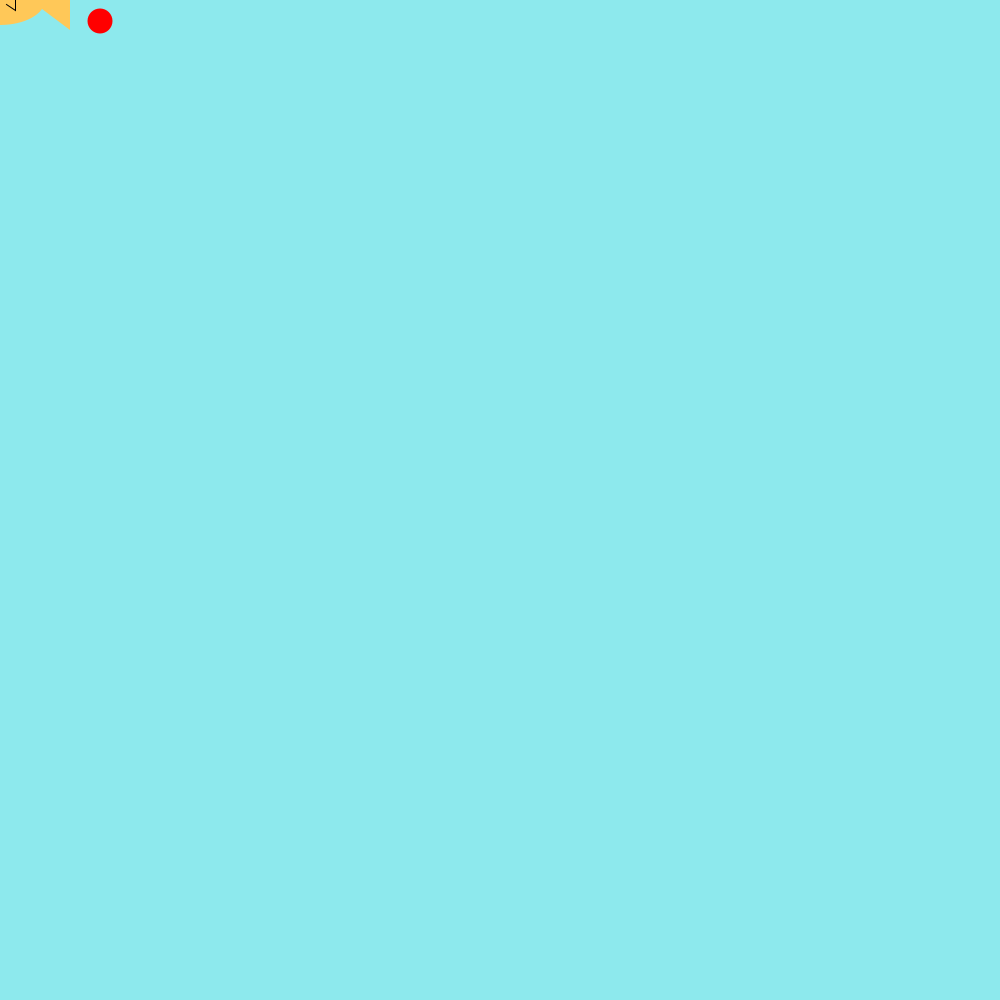
Frame 1 (no input)
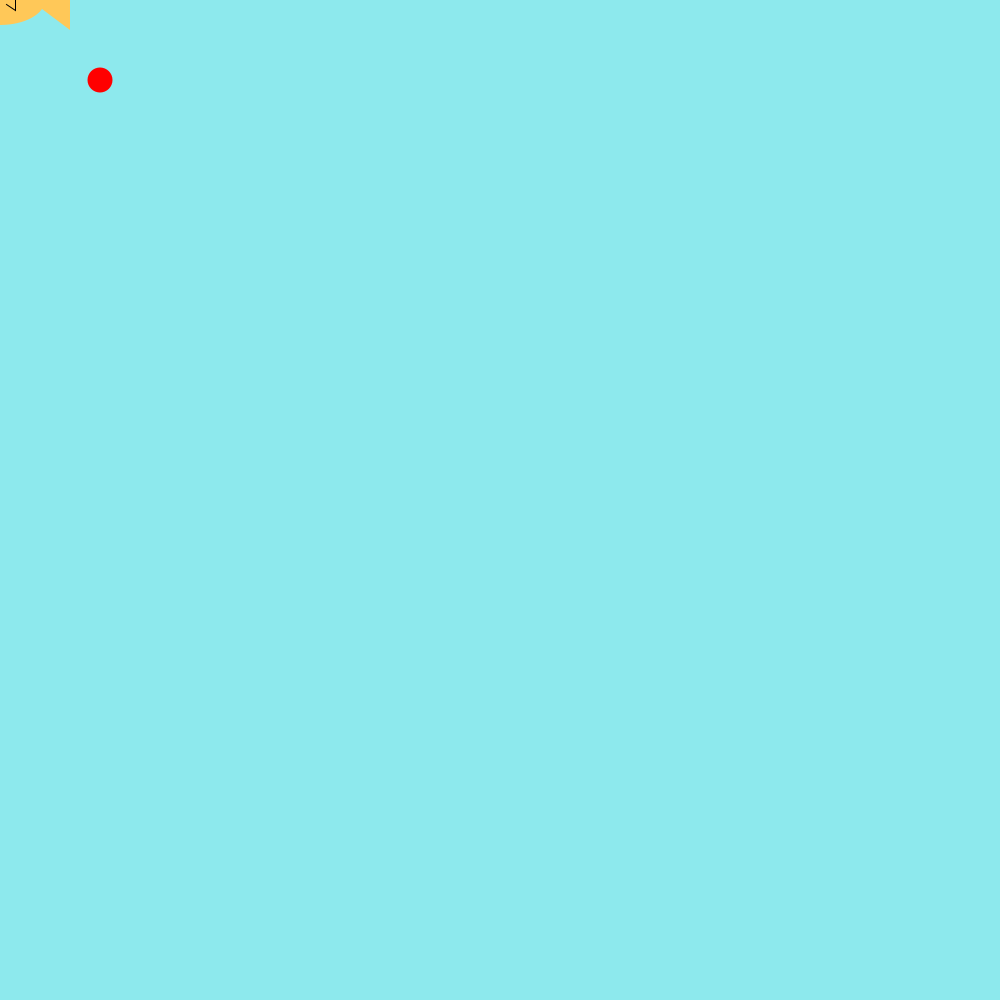
Frame 60 (the mouse pressed at the canvas centre just before this capture)
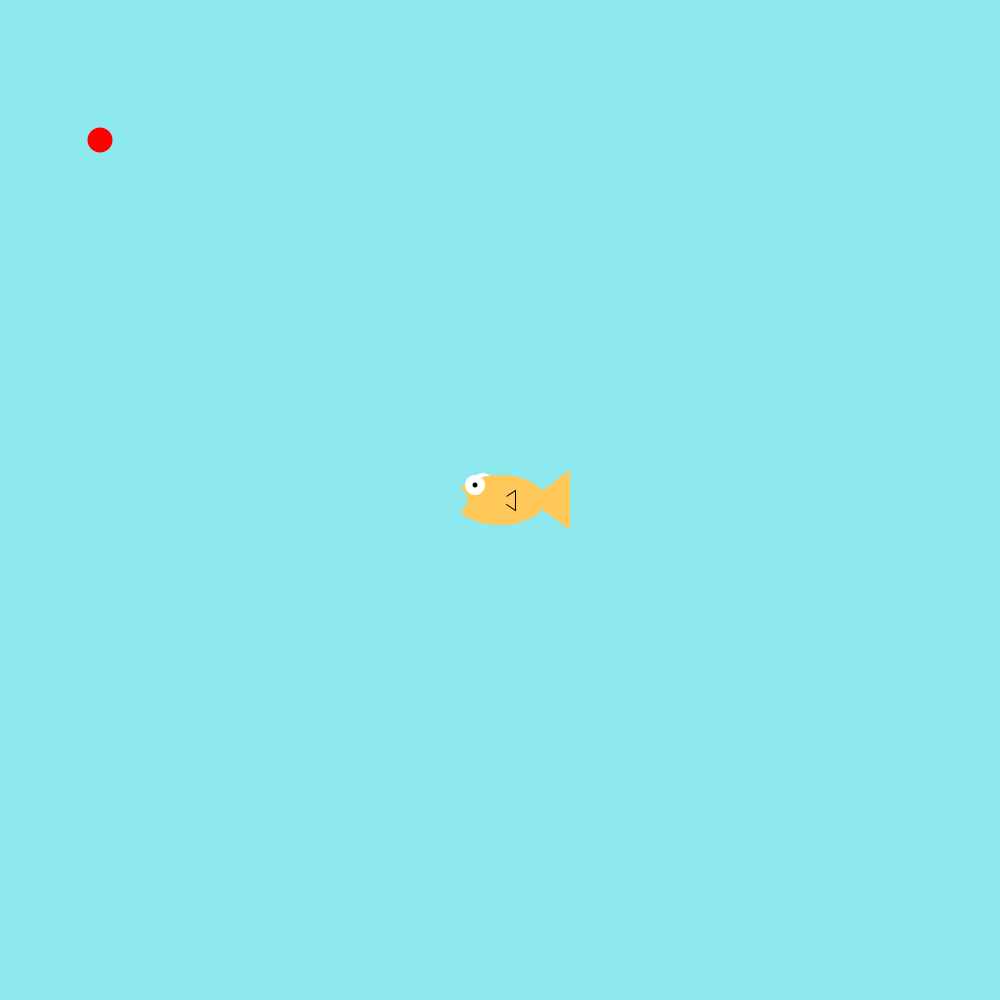
Frame 120 (the mouse held since frame 60 and released just before this capture)

The Processing sketch that drew these frames (run headless with seeded random() and noise(); from frame 60 on, the mouse is pressed at the canvas centre):

// Processing sketch: sketch_190815a
// ── sketch_190815a.pde
int foodX = 100;
int foodY = 20;
void draw(){
if(height<foodY){
 foodY = 0;
 foodX = (int) random(width-20);}
 foodY++;
background(141, 233, 237);
noStroke();
fill(255, 0, 0);
ellipse(foodX, foodY, 25, 25);
 drawFish();
}
 void checkCatch(int x, int y){
     if(x > mouseX && x < mouseX+70){
          if(y > mouseY-17 && y < mouseY+30){
               score++;
               foodY = 20; //if the food was eaten, make more food fall from the top
               foodX = (int) random(width-20);
          }
     }
     else if (foodY > height && score > 0){
          score--;
     }
}

  int score = 0;
void setup(){
  size(1000, 1000);
}

     void drawFish(){
     noStroke();
     fill(255,255,255);
     ellipse(mouseX-17,mouseY-17,20,20); //back side eye
     fill(255,200,88);
     ellipse(mouseX,mouseY,90,50); //body
     triangle(mouseX+30,mouseY,mouseX+70,mouseY+30,mouseX+70,mouseY-30); //tail
     stroke(0);
     triangle(mouseX,mouseY,mouseX+15,mouseY+10,mouseX+15,mouseY-10); //side fin
     noStroke();
     fill(255,200,88);
     ellipse(mouseX,mouseY,15,15); //side fin cover
     noStroke();
     fill(255,255,255);
     ellipse(mouseX-25,mouseY-15,20,20); //front eye
     fill(0,0,0);
     ellipse(mouseX-25,mouseY-15,5,5); //pupil
     fill(141,233,237);
     ellipse(mouseX-45,mouseY,25,25); //mouth
     }
